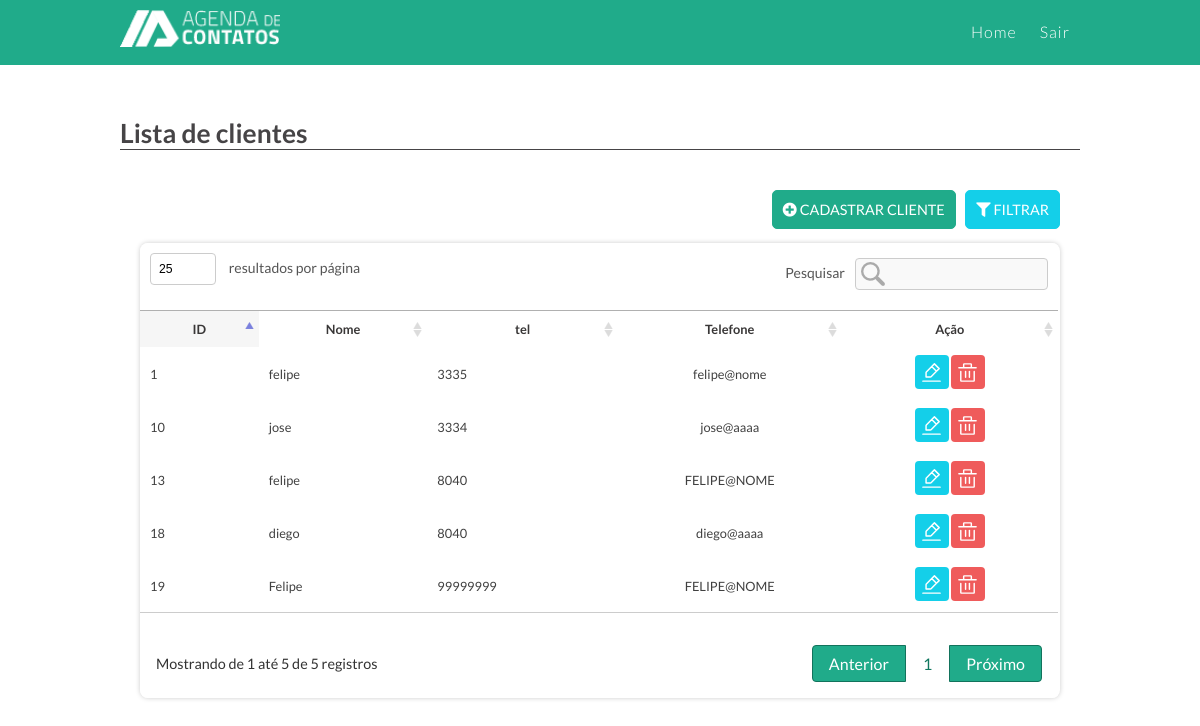
Page /cliente on the committed database.
### tables this page shows
CREATE TABLE `tblclientes` (
  `idcliente` int(11) NOT NULL,
  `cliente` varchar(50) NOT NULL,
  `tel` int(30) NOT NULL,
  `endereco` varchar(100) NOT NULL,
  `email` varchar(150) NOT NULL
);

### app/controllers/ClienteController.php (called while the page is built, shortened)
<?php
class ClienteController extends Controller{
   public function index(){
        $objCliente = new Cliente();
        $dados["lista"] = $objCliente->lista();
        $dados["view"] = "cliente/index";
         $this->load("template",$dados);
   }
}

### app/core/Core.php (called while the page is built, shortened)
<?php
class Core{
    private $parametros = array();
    public function run(){
       $c = new $controllerCorrente;
       call_user_func_array(array($c, $this->getMetodo()), $this->getParametros());
    }
    public function getMetodo() {
        return METODO_PADRAO;
    }
    public function getParametros() {
        return $this->parametros;
    }
}

### index.php (called while the page is built, shortened)
<?php
require 'app/core/Core.php';
$core = new Core;
$core->run();

### app/core/Model.php (called while the page is built, shortened)
<?php
abstract class Model{
    public function __construct() {
		 $opcoes = array(
                \PDO::ATTR_ERRMODE => \PDO::ERRMODE_EXCEPTION,
                \PDO::MYSQL_ATTR_INIT_COMMAND =>"Set NAMES utf8"
        );
        $this->db = new \PDO("mysql:dbname=".BANCO.";host=".SERVIDOR,USUARIO,SENHA, $opcoes);
    }
}

### app/models/Cliente.php (called while the page is built, shortened)
<?php
class Cliente extends Model{
    public function lista(){
        $sql = "SELECT * FROM tblclientes";
        $qry = $this->db->query($sql);
        return $qry->fetchAll(\PDO::FETCH_OBJ);
    }
}

### app/views/Cliente/index.php (the view, shortened to what this page needs)
<section class="caixa mt-4">
	<div class="titulo h5 mb-0"> <h2>Lista de clientes</h2></div>
	<div class="base-lista">
		<div>
			<div class="text-end d-flex">
				<a href="<?php echo URL_BASE."cliente/create" ?>" class="btn btn-verde d-inline-block mb-2 mx-1"><i class="fas fa fa-plus-circle" aria-hidden="true"></i> Cadastrar cliente</a>
				<a href="" class="btn btn-azul d-inline-block mb-2 filtro"><i class="fas fa fa-filter" aria-hidden="true"></i> Filtrar</a>
			</div>
		</div>
	<div class="tabela-responsiva tabela">
		<table width="100%" border="0" cellspacing="0" cellpadding="0" id="dataTable">
			<thead>
				<tr>
				<th align="left">ID</th>
				<th align="left">Nome</th>
				<th align="left">tel</th>
				<th align="center">Telefone</th>
				<th align="center">Ação</th>
				</tr>
			</thead>
			<tbody>
				<?php  foreach($lista as $cliente) { ?>
				<tr>
					<td><?php echo $cliente->idcliente; ?></td>
					<td><?php echo $cliente->cliente; ?></td>
					<td><?php echo $cliente->tel; ?></td>
					<td align="center"><?php echo $cliente->email; ?></td>
					<td align="center">
						<a href="<?php echo URL_BASE."cliente/edit/".$cliente->idcliente ?>" class="btn btn-editar" title="Editar"></a>
						<a href="<?php echo URL_BASE."cliente/excluir/".$cliente->idcliente ?>" class="btn btn-exlcuir" title="excluir"></a>
					</td>
				</tr>
				<?php } ?>
			</tbody>
		</table>
		</div>
		</div>
	</div>

### assets/js/datatables/css/style_dataTable.css (style rules this page uses)
table.dataTable thead th, table.dataTable tfoot th { text-align: center;border-bottom: 1px solid #b0b0b0;border-top: 1px solid #b0b0b0; color: #393737; font-size: .8rem; }
table.dataTable thead .sorting,table.dataTable thead .sorting_asc { font-size:.8rem; }
table.dataTable tbody th, table.dataTable tbody td { padding: 8px 10px; font-size:.8rem }
table.dataTable tbody tr { background:#fff }
table.dataTable tbody tr:nth-of-type(2n+0) { background:#eee }
table.dataTable tbody tr.odd>.sorting_1 { background-color: #eeeeee73!important; }
table.dataTable thead .sorting_asc { background-color: #f1f1f1!important; }
table.dataTable tbody th .btn, table.dataTable tbody td .btn { padding: 6px 7px!important; font-size: .7rem!important; border-radius: 4px!important; }
table.dataTable thead .sorting { background-image: url(../images/sort_both.png)!important; }

### assets/css/auxiliar.css (style rules this page uses)
a { text-decoration:none }
.d-inline-block { display:inline-block!important; }
.d-flex { display:flex!important; }
.mt-4,.my-4 { margin-top:2rem!important; }
.mb-2,.my-2 { margin-bottom:.9rem!important; }
.mb-0,.my-0 { margin-bottom:0!important; }
.ml-1,.mx-1 { margin-left:.6rem!important; }
.mr-1,.mx-1 { margin-right:.6rem!important; }
.h5 { font-size:1.1rem!important;margin-bottom:20px;display:block }
.text-end { justify-content: flex-end!important; }
.btn { display: block; padding: 10px; border:0; border-radius: 5px; color: #fff; text-align: center; text-transform: uppercase; text-decoration: none; background:#41d07b!important; transition:all .4s; font-size: .9rem!important; }
.btn-verde { background:#20AB8A!important; border: solid 1px #20AB8A!important; }
.btn-azul { background:#14CFE9!important; border: solid 1px #14CFE9!important; }
.tabela-responsiva { display: block; width: 100%; overflow-x: auto; -webkit-overflow-scrolling: touch; -ms-overflow-style: -ms-autohiding-scrollbar; }
.tabela-responsiva table { width: 100%; max-width: 100%; margin-bottom: 1rem; background-color: transparent; border:0; }
.tabela-responsiva td, .tabela-responsiva th { font-size:.85rem }
.tabela-responsiva td { vertical-align:middle; }
.tabela-responsiva th { background: #ffffff; padding: .9rem .6rem; color: #b5b5b5; }
.tabela-responsiva td { padding: .6rem;color: #404040; }
.tabela-responsiva td .btn { display:inline-block!important; font-size:.6rem!important }
.tabela-responsiva tr:nth-of-type(2n+0) { background:#fff }

### assets/css/grade.css (style rules this page uses)
*,::after,::before { box-sizing:border-box; -webkit-box-sizing:border-box; -moz-box-sizing:border-box; -o-box-sizing:border-box; -ms-box-sizing:border-box; }

### assets/css/style.css (style rules this page uses)
* { padding:0; margin:0; box-sizing:border-box; -webkit-box-sizing:border-box; -moz-box-sizing:border-box; -o-box-sizing:border-box; }
body { font-family: 'Lato', sans-serif; font-size:1em; background: #fff; }
a { text-decoration:none; }
.caixa { width:100%; float:left; }
.titulo { display: block; border-bottom: solid 1px #464446; color: #464446; font-size: 1.2em; margin-bottom: 1.5rem; }
.tabela { box-shadow:0 0 5px 0 #ccc; border-radius:8px }
.tabela-responsiva { display: block; width: 100%; overflow-x: auto; -webkit-overflow-scrolling: touch; -ms-overflow-style: -ms-autohiding-scrollbar; }
.tabela .btn.btn-exlcuir { border-radius:40px; background:#EF5B5B url(../img/iconoir_trash.svg) no-repeat center!important; background-size: 68%!important; width: 34px; height: 34px; }
.tabela .btn.btn-editar { border-radius:40px; background:#14CFE9 url(../img/iconoir_edit.svg) no-repeat center!important; background-size: 68%!important; width: 34px; height: 34px; }
.base-lista { width:100%; float:left; padding:20px; margin-top:20px; }
.base-lista .btn { display:inline-block; }
table.dataTable.no-footer { border-bottom: 1px solid #ccc; }
table.dataTable tbody tr:nth-of-type(2n+0) { background: #fff; }
table.dataTable tbody tr.odd>.sorting_1 { background-color: #fff!important; }
table.dataTable thead th, table.dataTable tfoot th { border-bottom: 0; }
table.dataTable thead .sorting_asc { background-color: #f6f6f6!important; }

### rows in the picture
tblclientes: idcliente "1", cliente "felipe", tel "3335", email "felipe@nome"
tblclientes: idcliente "10", cliente "jose", tel "3334", email "jose@aaaa"
tblclientes: idcliente "13", cliente "felipe", tel "8040", email "FELIPE@NOME"
tblclientes: idcliente "18", cliente "diego", tel "8040", email "diego@aaaa"
tblclientes: idcliente "19", cliente "Felipe", tel "99999999", email "FELIPE@NOME"
